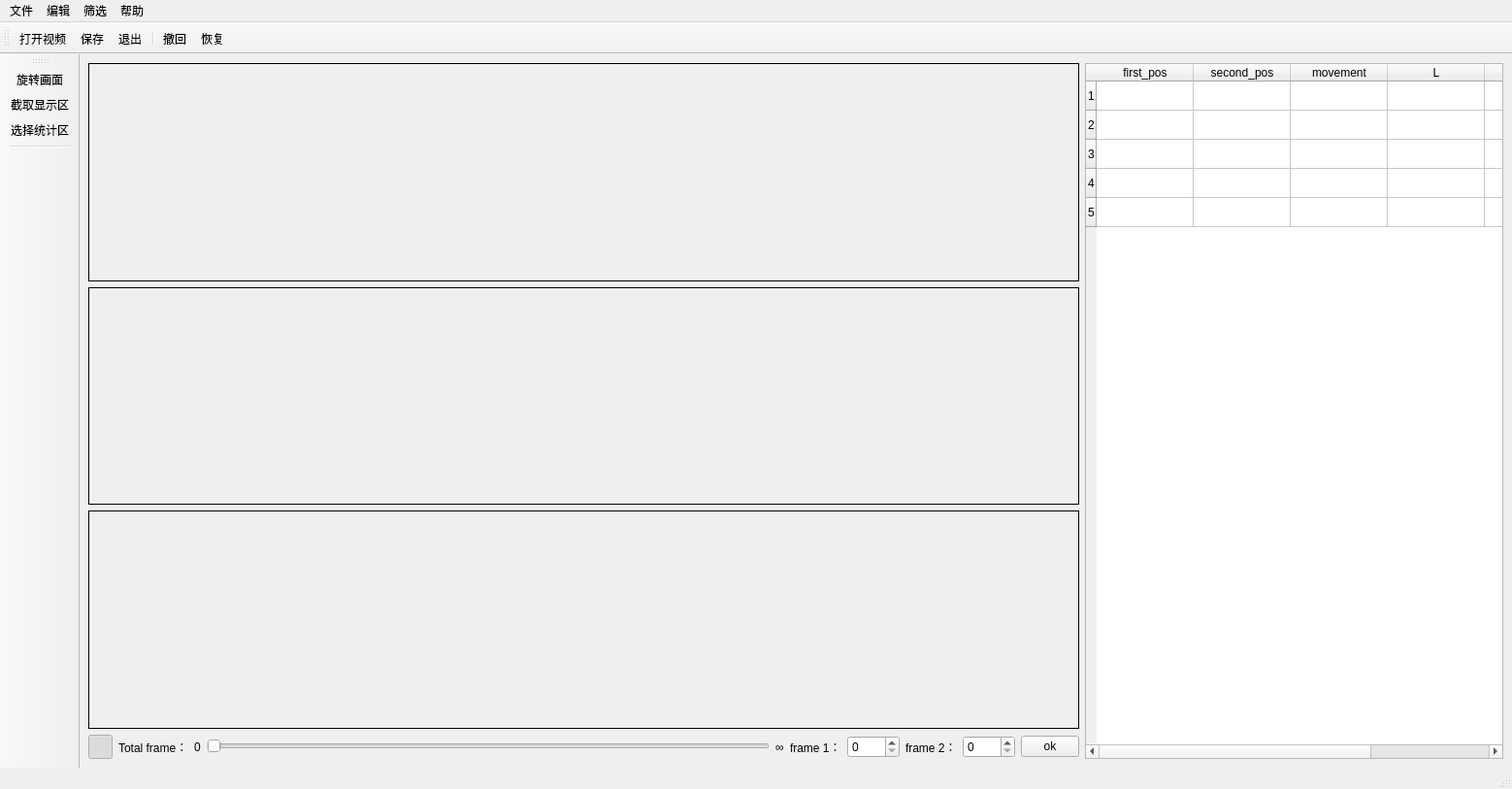
<?xml version="1.0" encoding="UTF-8"?>
<ui version="4.0">
 <class>MainWindow</class>
 <widget class="QMainWindow" name="MainWindow">
  <property name="geometry">
   <rect>
    <x>0</x>
    <y>0</y>
    <width>1538</width>
    <height>813</height>
   </rect>
  </property>
  <property name="windowTitle">
   <string>MainWindow</string>
  </property>
  <widget class="QWidget" name="centralwidget">
   <layout class="QVBoxLayout" name="verticalLayout_2">
    <item>
     <layout class="QHBoxLayout" name="horizontalLayout_2">
      <item>
       <layout class="QVBoxLayout" name="verticalLayout">
        <property name="sizeConstraint">
         <enum>QLayout::SetDefaultConstraint</enum>
        </property>
        <item>
         <widget class="QLabel" name="label_frameBox">
          <property name="minimumSize">
           <size>
            <width>1021</width>
            <height>205</height>
           </size>
          </property>
          <property name="sizeIncrement">
           <size>
            <width>100</width>
            <height>60</height>
           </size>
          </property>
          <property name="baseSize">
           <size>
            <width>1021</width>
            <height>205</height>
           </size>
          </property>
          <property name="autoFillBackground">
           <bool>false</bool>
          </property>
          <property name="frameShape">
           <enum>QFrame::Box</enum>
          </property>
          <property name="frameShadow">
           <enum>QFrame::Plain</enum>
          </property>
          <property name="text">
           <string/>
          </property>
          <property name="scaledContents">
           <bool>false</bool>
          </property>
          <property name="buddy">
           <cstring></cstring>
          </property>
         </widget>
        </item>
        <item>
         <widget class="QLabel" name="label2">
          <property name="minimumSize">
           <size>
            <width>1021</width>
            <height>205</height>
           </size>
          </property>
          <property name="sizeIncrement">
           <size>
            <width>100</width>
            <height>60</height>
           </size>
          </property>
          <property name="baseSize">
           <size>
            <width>1021</width>
            <height>205</height>
           </size>
          </property>
          <property name="autoFillBackground">
           <bool>false</bool>
          </property>
          <property name="frameShape">
           <enum>QFrame::Box</enum>
          </property>
          <property name="frameShadow">
           <enum>QFrame::Plain</enum>
          </property>
          <property name="text">
           <string/>
          </property>
          <property name="scaledContents">
           <bool>false</bool>
          </property>
          <property name="buddy">
           <cstring></cstring>
          </property>
         </widget>
        </item>
        <item>
         <widget class="QLabel" name="label3">
          <property name="minimumSize">
           <size>
            <width>1021</width>
            <height>205</height>
           </size>
          </property>
          <property name="sizeIncrement">
           <size>
            <width>500</width>
            <height>60</height>
           </size>
          </property>
          <property name="baseSize">
           <size>
            <width>1021</width>
            <height>205</height>
           </size>
          </property>
          <property name="autoFillBackground">
           <bool>false</bool>
          </property>
          <property name="frameShape">
           <enum>QFrame::Box</enum>
          </property>
          <property name="frameShadow">
           <enum>QFrame::Plain</enum>
          </property>
          <property name="text">
           <string/>
          </property>
          <property name="scaledContents">
           <bool>false</bool>
          </property>
          <property name="buddy">
           <cstring></cstring>
          </property>
         </widget>
        </item>
        <item>
         <layout class="QHBoxLayout" name="horizontalLayout">
          <item>
           <widget class="QPushButton" name="pushButton_play_pause">
            <property name="minimumSize">
             <size>
              <width>25</width>
              <height>25</height>
             </size>
            </property>
            <property name="maximumSize">
             <size>
              <width>25</width>
              <height>25</height>
             </size>
            </property>
            <property name="focusPolicy">
             <enum>Qt::NoFocus</enum>
            </property>
            <property name="text">
             <string/>
            </property>
            <property name="icon">
             <iconset resource="car_icon.qrc">
              <normaloff>:/menu/pause.png</normaloff>
              <normalon>:/menu/play.png</normalon>
              <selectedoff>:/menu/pause.png</selectedoff>
              <selectedon>:/menu/play.png</selectedon>:/menu/pause.png</iconset>
            </property>
            <property name="shortcut">
             <string>Space</string>
            </property>
            <property name="checkable">
             <bool>true</bool>
            </property>
            <property name="checked">
             <bool>true</bool>
            </property>
            <property name="default">
             <bool>false</bool>
            </property>
           </widget>
          </item>
          <item>
           <widget class="QLabel" name="label">
            <property name="text">
             <string>Total frame：</string>
            </property>
           </widget>
          </item>
          <item>
           <widget class="QLabel" name="label_2">
            <property name="text">
             <string>0</string>
            </property>
           </widget>
          </item>
          <item>
           <widget class="QSlider" name="horizontalSlider">
            <property name="maximumSize">
             <size>
              <width>16777215</width>
              <height>22</height>
             </size>
            </property>
            <property name="orientation">
             <enum>Qt::Horizontal</enum>
            </property>
           </widget>
          </item>
          <item>
           <widget class="QLabel" name="label_cur_num">
            <property name="maximumSize">
             <size>
              <width>16777215</width>
              <height>25</height>
             </size>
            </property>
            <property name="text">
             <string>∞</string>
            </property>
           </widget>
          </item>
          <item>
           <widget class="QLabel" name="label_3">
            <property name="text">
             <string>frame 1：</string>
            </property>
           </widget>
          </item>
          <item>
           <widget class="QSpinBox" name="spinBox">
            <property name="maximum">
             <number>2000</number>
            </property>
           </widget>
          </item>
          <item>
           <widget class="QLabel" name="label_4">
            <property name="text">
             <string>frame 2：</string>
            </property>
           </widget>
          </item>
          <item>
           <widget class="QSpinBox" name="spinBox_2">
            <property name="maximum">
             <number>2000</number>
            </property>
           </widget>
          </item>
          <item>
           <widget class="QPushButton" name="pushButton">
            <property name="maximumSize">
             <size>
              <width>60</width>
              <height>16777215</height>
             </size>
            </property>
            <property name="text">
             <string>ok</string>
            </property>
           </widget>
          </item>
         </layout>
        </item>
       </layout>
      </item>
      <item>
       <widget class="QTableWidget" name="tableWidget">
        <property name="minimumSize">
         <size>
          <width>431</width>
          <height>0</height>
         </size>
        </property>
        <property name="maximumSize">
         <size>
          <width>600</width>
          <height>16777215</height>
         </size>
        </property>
        <property name="autoFillBackground">
         <bool>false</bool>
        </property>
        <property name="editTriggers">
         <set>QAbstractItemView::NoEditTriggers</set>
        </property>
        <property name="horizontalScrollMode">
         <enum>QAbstractItemView::ScrollPerPixel</enum>
        </property>
        <property name="sortingEnabled">
         <bool>false</bool>
        </property>
        <attribute name="horizontalHeaderVisible">
         <bool>true</bool>
        </attribute>
        <attribute name="horizontalHeaderCascadingSectionResizes">
         <bool>false</bool>
        </attribute>
        <attribute name="horizontalHeaderHighlightSections">
         <bool>true</bool>
        </attribute>
        <attribute name="horizontalHeaderShowSortIndicator" stdset="0">
         <bool>false</bool>
        </attribute>
        <row>
         <property name="text">
          <string>1</string>
         </property>
        </row>
        <row>
         <property name="text">
          <string>2</string>
         </property>
        </row>
        <row>
         <property name="text">
          <string>3</string>
         </property>
        </row>
        <row>
         <property name="text">
          <string>4</string>
         </property>
        </row>
        <row>
         <property name="text">
          <string>5</string>
         </property>
        </row>
        <column>
         <property name="text">
          <string>first_pos</string>
         </property>
        </column>
        <column>
         <property name="text">
          <string>second_pos</string>
         </property>
        </column>
        <column>
         <property name="text">
          <string>movement</string>
         </property>
        </column>
        <column>
         <property name="text">
          <string>L</string>
         </property>
        </column>
        <column>
         <property name="text">
          <string>area1</string>
         </property>
        </column>
        <column>
         <property name="text">
          <string>area2</string>
         </property>
        </column>
       </widget>
      </item>
     </layout>
    </item>
   </layout>
  </widget>
  <widget class="QMenuBar" name="menubar">
   <property name="geometry">
    <rect>
     <x>0</x>
     <y>0</y>
     <width>1538</width>
     <height>30</height>
    </rect>
   </property>
   <widget class="QMenu" name="menu_file">
    <property name="title">
     <string>文件</string>
    </property>
    <addaction name="action_open"/>
    <addaction name="action_save"/>
    <addaction name="action_exit"/>
   </widget>
   <widget class="QMenu" name="menu_edit">
    <property name="title">
     <string>编辑</string>
    </property>
    <addaction name="action_undo"/>
    <addaction name="action_redo"/>
    <addaction name="separator"/>
    <addaction name="action_rotate"/>
    <addaction name="action_viewCap"/>
    <addaction name="action_dataCap"/>
   </widget>
   <widget class="QMenu" name="menu_help">
    <property name="title">
     <string>帮助</string>
    </property>
   </widget>
   <widget class="QMenu" name="menu_filter">
    <property name="title">
     <string>筛选</string>
    </property>
    <addaction name="action_ColorThreshholder"/>
    <addaction name="action_ContourFilter"/>
    <addaction name="action_MorphologyEx"/>
    <addaction name="action_Blur"/>
   </widget>
   <addaction name="menu_file"/>
   <addaction name="menu_edit"/>
   <addaction name="menu_filter"/>
   <addaction name="menu_help"/>
  </widget>
  <widget class="QToolBar" name="toolBar">
   <property name="mouseTracking">
    <bool>true</bool>
   </property>
   <property name="windowTitle">
    <string>toolBar</string>
   </property>
   <attribute name="toolBarArea">
    <enum>TopToolBarArea</enum>
   </attribute>
   <attribute name="toolBarBreak">
    <bool>false</bool>
   </attribute>
   <addaction name="action_open"/>
   <addaction name="action_save"/>
   <addaction name="action_exit"/>
   <addaction name="separator"/>
   <addaction name="action_undo"/>
   <addaction name="action_redo"/>
  </widget>
  <widget class="QToolBar" name="toolBar_2">
   <property name="mouseTracking">
    <bool>true</bool>
   </property>
   <property name="windowTitle">
    <string>toolBar_2</string>
   </property>
   <attribute name="toolBarArea">
    <enum>LeftToolBarArea</enum>
   </attribute>
   <attribute name="toolBarBreak">
    <bool>false</bool>
   </attribute>
   <addaction name="action_rotate"/>
   <addaction name="action_viewCap"/>
   <addaction name="action_dataCap"/>
   <addaction name="separator"/>
  </widget>
  <widget class="QStatusBar" name="statusBar"/>
  <action name="action_open">
   <property name="icon">
    <iconset resource="car_icon.qrc">
     <normaloff>:/menu/open.png</normaloff>:/menu/open.png</iconset>
   </property>
   <property name="text">
    <string>打开视频</string>
   </property>
  </action>
  <action name="action_exit">
   <property name="icon">
    <iconset resource="car_icon.qrc">
     <normaloff>:/menu/exit.png</normaloff>:/menu/exit.png</iconset>
   </property>
   <property name="text">
    <string>退出</string>
   </property>
  </action>
  <action name="action_undo">
   <property name="icon">
    <iconset resource="car_icon.qrc">
     <normaloff>:/menu/undo.png</normaloff>:/menu/undo.png</iconset>
   </property>
   <property name="text">
    <string>撤回</string>
   </property>
   <property name="shortcut">
    <string>Ctrl+Z</string>
   </property>
  </action>
  <action name="action_redo">
   <property name="icon">
    <iconset resource="car_icon.qrc">
     <normaloff>:/menu/redo.png</normaloff>:/menu/redo.png</iconset>
   </property>
   <property name="text">
    <string>恢复</string>
   </property>
   <property name="shortcut">
    <string>Ctrl+Y</string>
   </property>
  </action>
  <action name="action_rotate">
   <property name="checkable">
    <bool>true</bool>
   </property>
   <property name="icon">
    <iconset resource="car_icon.qrc">
     <normaloff>:/menu/rotate.png</normaloff>:/menu/rotate.png</iconset>
   </property>
   <property name="text">
    <string>旋转画面</string>
   </property>
  </action>
  <action name="action_viewCap">
   <property name="checkable">
    <bool>true</bool>
   </property>
   <property name="icon">
    <iconset resource="car_icon.qrc">
     <normaloff>:/menu/显示区.png</normaloff>:/menu/显示区.png</iconset>
   </property>
   <property name="text">
    <string>截取显示区</string>
   </property>
  </action>
  <action name="action_dataCap">
   <property name="checkable">
    <bool>true</bool>
   </property>
   <property name="icon">
    <iconset resource="car_icon.qrc">
     <normaloff>:/menu/统计区.png</normaloff>:/menu/统计区.png</iconset>
   </property>
   <property name="text">
    <string>选择统计区</string>
   </property>
  </action>
  <action name="action_save">
   <property name="icon">
    <iconset resource="car_icon.qrc">
     <normaloff>:/menu/save.png</normaloff>:/menu/save.png</iconset>
   </property>
   <property name="text">
    <string>保存</string>
   </property>
   <property name="shortcut">
    <string>Ctrl+S</string>
   </property>
  </action>
  <action name="action_ColorThreshholder">
   <property name="text">
    <string>色彩分割</string>
   </property>
  </action>
  <action name="action_ContourFilter">
   <property name="text">
    <string>轮廓筛选</string>
   </property>
  </action>
  <action name="action_MorphologyEx">
   <property name="text">
    <string>形态学处理</string>
   </property>
  </action>
  <action name="action_Blur">
   <property name="text">
    <string>模糊处理</string>
   </property>
  </action>
 </widget>
 <resources>
  <include location="car_icon.qrc"/>
 </resources>
 <connections>
  <connection>
   <sender>action_exit</sender>
   <signal>triggered()</signal>
   <receiver>MainWindow</receiver>
   <slot>close()</slot>
   <hints>
    <hint type="sourcelabel">
     <x>-1</x>
     <y>-1</y>
    </hint>
    <hint type="destinationlabel">
     <x>517</x>
     <y>315</y>
    </hint>
   </hints>
  </connection>
  <connection>
   <sender>horizontalSlider</sender>
   <signal>valueChanged(int)</signal>
   <receiver>label_cur_num</receiver>
   <slot>setNum(int)</slot>
   <hints>
    <hint type="sourcelabel">
     <x>632</x>
     <y>756</y>
    </hint>
    <hint type="destinationlabel">
     <x>680</x>
     <y>762</y>
    </hint>
   </hints>
  </connection>
  <connection>
   <sender>horizontalSlider</sender>
   <signal>valueChanged(int)</signal>
   <receiver>spinBox</receiver>
   <slot>setValue(int)</slot>
   <hints>
    <hint type="sourcelabel">
     <x>606</x>
     <y>759</y>
    </hint>
    <hint type="destinationlabel">
     <x>802</x>
     <y>759</y>
    </hint>
   </hints>
  </connection>
 </connections>
</ui>
